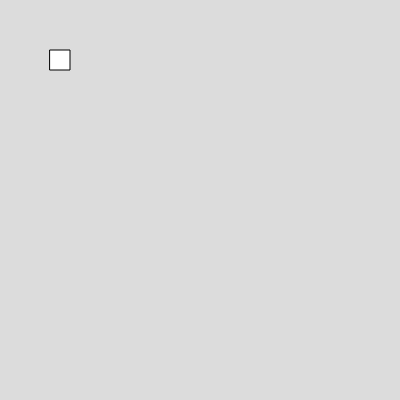
Frame 1 (no input)
Frame 60 (no input): blank canvas, image omitted
Frame 120 (the mouse pressed at the canvas centre since frame 60): blank canvas, image omitted

The p5.js sketch that drew this single still picture (run headless with seeded random() and noise() and a simulated clock; from frame 60 on, the mouse is pressed at the canvas centre):

// p5.js sketch
// ── sketch.js
var box1;
function setup() 
{
  createCanvas(400, 400);
  //instanstiation
  box1=new Box(50,50,20,20,6,3);

}

function draw() 
{
  
  background(220);
  box1.show();
  box1.move();
box1.ymove();
}


// ── box.js
class Box
  {
    constructor(x,y,w,h,vx,vy)
    {
      this.x =x;
      this.y =y;
      this.w =w;
      this.h = h;
      this.vx = vx;
this.vy=vy;
    }
    
    show()
    {
      rect(this.x,this.y,this.w,this.h);
    }
    
    move()
    {
      this.x = this.x+this.vx;
    }
    ymove()
    {
      this.y = this.y-this.vy;
    }
  }

  
